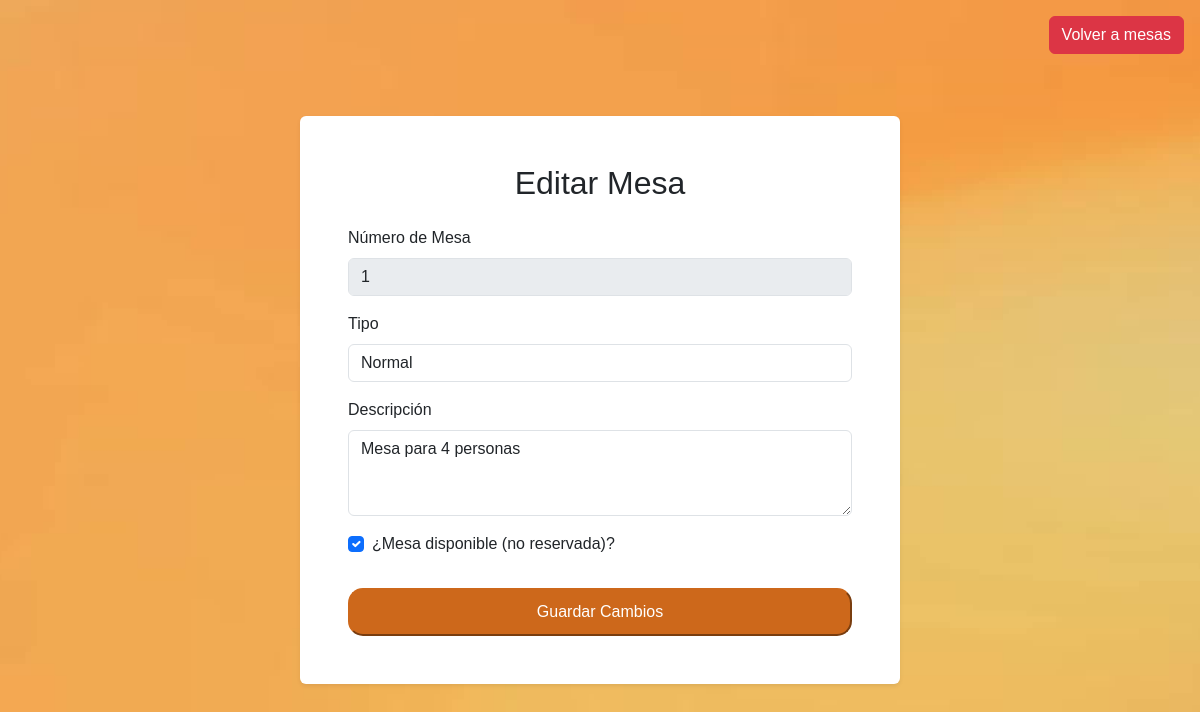
Screenshot of /mesas/editar/1/ (signed in) with the database file from the repository.
### myapp/models.py (models this page shows)
class Mesa(models.Model):
    idMesa = models.AutoField(primary_key=True)
    tipo = models.CharField(max_length=200, blank=True, null=True)
    numero = models.IntegerField(null=True, blank=True)
    descripcion = models.CharField(max_length=200, blank=True, null=True)
    visible = models.BooleanField(default=True)
    disponible = models.BooleanField(default=True)

### myapp/decorators.py (the view)
    def _wrapped_view(request, *args, **kwargs):
        if not request.user.is_authenticated:
            return redirect('signin')
        if not request.user.is_waiter and not request.user.is_chef:
            return view_func(request, *args, **kwargs)
        raise PermissionDenied  # 403 si no es admin

### myapp/views/viewsMesa.py (called while the page is built, shortened)
@admin_required
def editar_mesa(request, producto_id):
    if request.method == "GET":
        mesa = get_object_or_404(Mesa, pk=producto_id)
        return render(request, 'editar_mesa.html', {'mesa': mesa})

### myapp/templates/editar_mesa.html (shortened to what this page needs)
{% load static %}
<!DOCTYPE html>
<html lang="es">
<head>
    <link href="https://cdn.jsdelivr.net/npm/bootstrap@5.3.3/dist/css/bootstrap.min.css" rel="stylesheet">
    <link rel="stylesheet" type="text/css" href="{% static 'css/editarProducto.css' %}">
</head>
<body class="bg-primary d-flex align-items-center justify-content-center vh-100">
    <div class="volver-btn position-absolute top-0 end-0 m-3">
        <a href="{% url 'mesas' %}" class="btn btn-danger">
             Volver a mesas
        </a>
    </div>
    <article class="bg-white p-4 p-md-5 rounded shadow-sm w-100" style="max-width: 600px;">
        <h2 class="text-center mb-4">Editar Mesa</h2>
        <form method="POST">
            <div class="mb-3">
                <label for="numero" class="form-label">Número de Mesa</label>
                <input type="number" class="form-control" id="numero" value="{{ mesa.numero }}" disabled>
            </div>
            <div class="mb-3">
              <label for="tipo" class="form-label">Tipo</label>
             <select class="form-control" name="tipo" id="tipo" required>
               <option value="Normal" {% if mesa.tipo == "Normal" %}selected{% endif %}>Normal</option>
            </select>
            </div>
            <div class="mb-3">
                <label for="descripcion" class="form-label">Descripción</label>
                <textarea class="form-control" name="descripcion" id="descripcion" rows="3">{{ mesa.descripcion }}</textarea>
            </div>
            <div class="form-check mb-3">
                <input type="checkbox" class="form-check-input" name="disponible" id="disponible" {% if mesa.disponible %}checked{% endif %}>
                <label class="form-check-label" for="disponible">¿Mesa disponible (no reservada)?</label>
            </div>
            <button type="submit" class="btn-primary w-100 mt-3">Guardar Cambios</button>
        </form>
    </article>
</body>
</html>

### myapp/static/css/editarProducto.css (style rules this page uses)
body { font-family: sans-serif; background-image: url('../img/Fondo2.jpg'); background-size: cover; background-position: center center; }
.btn-primary { color: white; background-color: #cd681b; border-color: #cd681b; padding: 10px 18px; border-radius: 15px; font-size: 1rem; }

### rows the page displays
Mesa: numero "1", tipo "Normal", descripcion "Mesa para 4 personas", disponible "☑"
